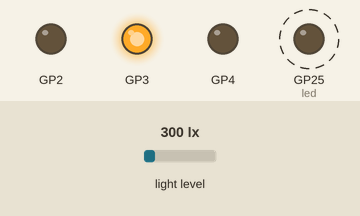
Simulated run of this program. Board: Raspberry Pi Pico running CircuitPython. On the bench: output pins drawn as LEDs (lit = HIGH). Dashed ring = blinking. Inputs (shaded band) come from the test bench; at power-on: light level 300 lx. What the program prints to the serial console is not drawn.

Above: at 0.5 s.
Timing chart, 0 to 3.0 s (numbered marks = the images above):
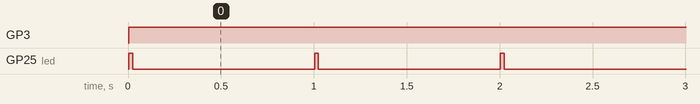

Measured:
- by itself, GP3: LOW → HIGH at 0.00 s
- by itself, GP25 (led): alternates HIGH for 0.02 s and LOW for 0.98 s

The program:

code.py
```python
"""
Sky Quality Meter for RP2040-Zero
Measures light pollution using VEML7700 sensor
"""
import time
import board
import digitalio
import busio
import microcontroller
import supervisor
import gc
from watchdog import WatchDogMode
import adafruit_veml7700
from collections import deque

# ========== CONFIGURATION ==========

# RP2040-Zero I2C pins
I2C_SDA = board.GP0
I2C_SCL = board.GP1

# LED indicators
LED_GREEN = board.GP2   # Bortle 1-3 (excellent)
LED_YELLOW = board.GP4  # Bortle 4-5 (moderate)
LED_RED = board.GP3     # Bortle 6-9 (poor)
HEARTBEAT_LED = board.GP25  # Onboard LED

# Bortle scale thresholds (lux -> scale)
BORTLE_SCALE = [
    (0.01, 1),   # Excellent dark sky
    (0.08, 2),
    (0.3, 3),
    (1.0, 4),
    (4.0, 5),
    (10.0, 6),
    (30.0, 7),
    (100.0, 8),
    (float('inf'), 9)  # Worst light pollution
]

# Timing & smoothing
LOOP_INTERVAL = 1.0      # seconds between readings
SMOOTH_WINDOW = 5        # rolling average window
EMA_ALPHA = 0.3          # exponential moving average weight

# Error handling
MAX_READ_RETRIES = 5
MAX_INIT_FAILURES = 10
WATCHDOG_TIMEOUT = 8.0


# ========== HARDWARE SETUP ==========

class Hardware:
    """Manages all hardware initialization"""

    def __init__(self):
        supervisor.disable_autoreload()

        # I2C bus (shared)
        self.i2c = busio.I2C(scl=I2C_SCL, sda=I2C_SDA)

        # Watchdog for auto-recovery
        microcontroller.watchdog.timeout = WATCHDOG_TIMEOUT
        microcontroller.watchdog.mode = WatchDogMode.RESET

        # LEDs
        self.leds = self._init_leds()
        self.heartbeat = self._init_heartbeat()

        # Sensor
        self.sensor = None
        self.init_sensor()

    def _init_leds(self):
        """Initialize RGB status LEDs"""
        leds = {}
        pins = {
            'green': LED_GREEN,
            'yellow': LED_YELLOW,
            'red': LED_RED
        }

        for color, pin in pins.items():
            try:
                led = digitalio.DigitalInOut(pin)
                led.direction = digitalio.Direction.OUTPUT
                led.value = False
                leds[color] = led
            except Exception as e:
                print(f"⚠ LED init failed ({color}): {e}")

        return leds

    def _init_heartbeat(self):
        """Initialize onboard LED for heartbeat"""
        try:
            led = digitalio.DigitalInOut(HEARTBEAT_LED)
            led.direction = digitalio.Direction.OUTPUT
            led.value = False
            return led
        except Exception as e:
            print(f"⚠ Heartbeat LED failed: {e}")
            return None

    def init_sensor(self):
        """Initialize VEML7700 light sensor"""
        try:
            self.sensor = adafruit_veml7700.VEML7700(self.i2c)

            # Configure for dark sky measurement (CircuitPython 9.x API)
            self.sensor.light_integration_time = 800  # ms
            self.sensor.light_gain = 2.0              # gain multiplier

            print("✓ VEML7700 sensor initialized")
            return True

        except Exception as e:
            print(f"✗ Sensor init failed: {e}")
            self.sensor = None
            return False

    def heartbeat_blink(self):
        """Quick heartbeat pulse"""
        if self.heartbeat:
            self.heartbeat.value = True
            time.sleep(0.02)
            self.heartbeat.value = False

    def set_leds(self, bortle_scale):
        """Update LED states based on Bortle scale"""
        self.leds.get('green', lambda: None).value = (bortle_scale <= 3)
        self.leds.get('yellow', lambda: None).value = (4 <= bortle_scale <= 5)
        self.leds.get('red', lambda: None).value = (bortle_scale >= 6)


# ========== SENSOR READING ==========

class LuxReader:
    """Handles sensor reading with retries and smoothing"""

    def __init__(self, hardware):
        self.hw = hardware
        self.history = deque(maxlen=SMOOTH_WINDOW)
        self.ema = None
        self.failed_reads = 0

    def read(self):
        """Read lux value with retry logic"""
        if self.hw.sensor is None:
            return None

        for attempt in range(1, MAX_READ_RETRIES + 1):
            try:
                lux = self.hw.sensor.lux
                self.failed_reads = 0
                return lux

            except Exception as e:
                if attempt == MAX_READ_RETRIES:
                    print(f"✗ Read failed after {attempt} attempts: {e}")
                    self.failed_reads += 1
                else:
                    time.sleep(0.05 * attempt)  # Progressive backoff

        return None

    def smooth(self, lux):
        """Apply smoothing to reduce noise"""
        if lux is None:
            return None

        # Update EMA
        if self.ema is None:
            self.ema = lux
        else:
            self.ema = EMA_ALPHA * lux + (1 - EMA_ALPHA) * self.ema

        # Update rolling average
        self.history.append(lux)
        rolling_avg = sum(self.history) / len(self.history)

        return self.ema, rolling_avg


# ========== BORTLE SCALE CALCULATION ==========

def calculate_bortle_scale(lux):
    """Convert lux reading to Bortle scale (1-9)"""
    if lux is None or lux < 0:
        return None

    for threshold, scale in BORTLE_SCALE:
        if lux < threshold:
            return scale

    return 9


# ========== MAIN LOOP ==========

def main():
    print("\n" + "="*40)
    print("Sky Quality Meter - RP2040-Zero")
    print("="*40 + "\n")

    # Initialize hardware
    hw = Hardware()
    reader = LuxReader(hw)

    # Timing
    next_loop = time.monotonic()
    init_failures = 0

    # Main loop
    while True:
        try:
            # Read sensor
            lux = reader.read()

            if lux is None:
                # Sensor failed - try reinit
                init_failures += 1
                print(f"⟳ Reinitializing sensor (attempt {init_failures}/{MAX_INIT_FAILURES})...")

                if init_failures >= MAX_INIT_FAILURES:
                    print("✗ Sensor permanently failed - entering safe mode")
                    hw.set_leds(9)  # All red
                    while True:
                        hw.heartbeat_blink()
                        time.sleep(1)

                hw.init_sensor()
                time.sleep(0.5)
                continue

            # Reset failure counter on successful read
            init_failures = 0

            # Apply smoothing
            ema, rolling_avg = reader.smooth(lux)

            # Calculate Bortle scale
            bortle = calculate_bortle_scale(ema)

            # Update LEDs
            hw.set_leds(bortle)

            # Display readings
            print(f"Lux: {lux:.3f} | Avg: {rolling_avg:.3f} | EMA: {ema:.3f} | Bortle: {bortle}")
            print(f"RAM: {gc.mem_free()} bytes\n")

            # Heartbeat pulse
            hw.heartbeat_blink()

            # Sleep until next reading (precise timing)
            next_loop += LOOP_INTERVAL
            sleep_time = next_loop - time.monotonic()

            if sleep_time > 0:
                time.sleep(sleep_time)
            else:
                # We're running behind - reset timing
                next_loop = time.monotonic()

            # Feed watchdog at end of successful loop
            microcontroller.watchdog.feed()

        except Exception as e:
            print(f"✗ Loop error: {e}")
            # Don't feed watchdog - let it reset if error persists
            time.sleep(1)


# ========== ENTRY POINT ==========

if __name__ == "__main__":
    try:
        main()
    except Exception as e:
        # Critical error - log and halt
        print(f"\n{'='*40}")
        print(f"CRITICAL ERROR: {e}")
        print(f"{'='*40}\n")

        try:
            with open("/error_log.txt", "a") as log:
                log.write(f"\n--- Error at {time.monotonic()}s ---\n")
                log.write(f"{e}\n")
        except:
            pass

        # Halt with all LEDs on
        while True:
            time.sleep(1)
```
